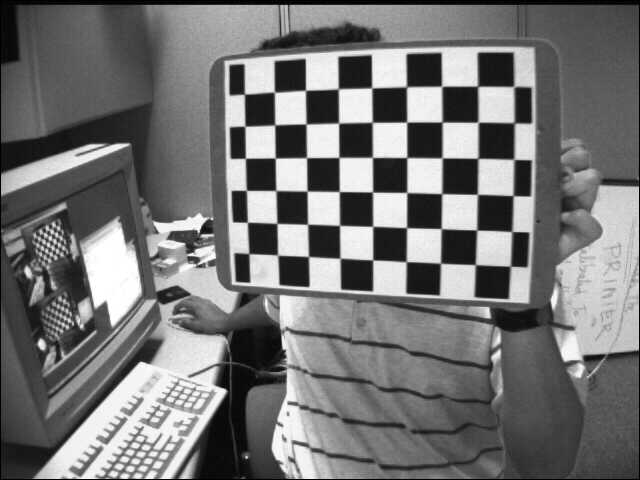
#> input picture 相机标定课程/第一章 标定基础知识 code & data/calib/data/left01.jpg, 640 x 480 px
$ python generate_agdc_stereo.py   (older library calls are emulated)
#> lines starting #> are read from the running program, lines starting #| are printed output that depends on the picture; after the words box and inside, x2 and y2 are one past the last pixel; in counts of white or black regions, pixels touching at a corner belong together
"""
AGDC Stereo Mesh Table Generator — Online Mode (Side-by-Side)
================================================================
模拟 AGDC 在线模式的双目图像输入：
  1. 将 left01.jpg + right01.jpg 横向拼接为一张 1280×480 图像
  2. 使用双目标定参数 (intrinsics.yml + extrinsics.yml) 计算立体矫正映射
  3. 生成合并图像的 AGDC Mesh Table (36-bit 格式)

在线模式数据流:
  合并输入 (1280×480, 左|右) ──AGDC──→ 合并矫正输出 (1280×480)
  Mesh Table: backward mapping, 输出坐标 → 输入坐标

输出目录: agdc_test_stereo/
"""

import numpy as np
import os
import json
from pathlib import Path

# ============================================================
# 0. 路径配置
# ============================================================
BASE_DIR = Path(r"d:\Clone\CameraCalibration")
STEREO_DIR = Path(r"d:\Clone\CameraCalibration\相机标定课程\第一章 标定基础知识 code & data\matlab_sample\stereo_example")
OUT_DIR = BASE_DIR / "agdc_test_stereo"
for d in ["source", "mesh/16x12", "mesh/32x24", "mesh/64x48",
          "input/nv12", "input/nv16", "input/yuyv",
          "golden/nv12", "golden/nv16", "golden/yuyv",
          "verify"]:
    (OUT_DIR / d).mkdir(parents=True, exist_ok=True)

LEFT_IMG  = STEREO_DIR / "left01.jpg"
RIGHT_IMG = STEREO_DIR / "right01.jpg"

print("=" * 72)
print("AGDC Stereo Mesh Table Generator — Online Mode")
print("=" * 72)
print(f"左图: {LEFT_IMG}")
print(f"右图: {RIGHT_IMG}")
print(f"输出: {OUT_DIR}")

# ============================================================
# 1. 读取图像 (OpenCV Unicode workaround)
# ============================================================
import cv2

def imread_unicode(path, flags=cv2.IMREAD_COLOR):
#> called with flags = 1
    with open(str(path), 'rb') as f:
        data = f.read()
    return cv2.imdecode(np.frombuffer(data, dtype=np.uint8), flags)
#> returned value is the input picture: shape (480, 640, 3); min 0, max 255, mean 116.6

def imwrite_unicode(path, img):
    ext = os.path.splitext(str(path))[1]
    _, buf = cv2.imencode(ext, img)
    with open(str(path), 'wb') as f:
        f.write(buf)

img_left  = imread_unicode(LEFT_IMG, cv2.IMREAD_COLOR)
img_right = imread_unicode(RIGHT_IMG, cv2.IMREAD_COLOR)
#> call 2 of imread_unicode, with flags = 1
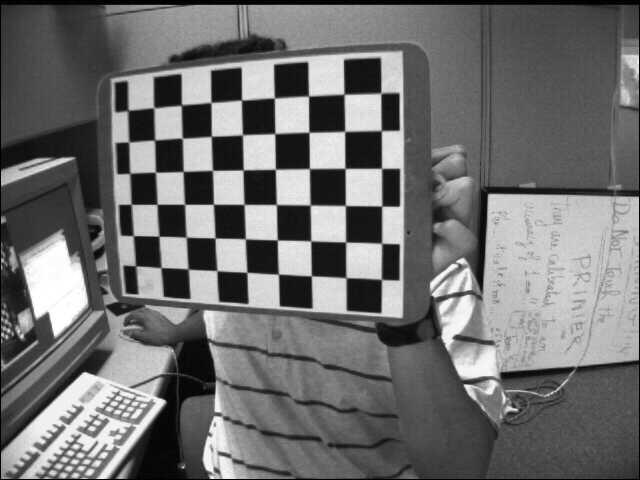
#> input picture 相机标定课程/第一章 标定基础知识 code & data/calib/data/right01.jpg, 640 x 480 px
#> in imread_unicode, returned value is the input picture: shape (480, 640, 3); min 0, max 255, mean 111.4

if img_left is None:
    raise FileNotFoundError(f"无法读取: {LEFT_IMG}")
if img_right is None:
    raise FileNotFoundError(f"无法读取: {RIGHT_IMG}")

H, W = img_left.shape[:2]
#> H = 480; W = 640
print(f"\n单幅图像: {W}×{H}")
#| 单幅图像: 640×480
print(f"合并图像: {W*2}×{H}")
#| 合并图像: 1280×480

# 横向拼接 → 模拟在线模式输入
img_combined = np.hstack([img_left, img_right])  # BGR, 1280×480
imwrite_unicode(OUT_DIR / "source/combined_input.jpg", img_combined)
print(f"合并输入已保存: {OUT_DIR / 'source/combined_input.jpg'}")

# ============================================================
# 2. 双目标定参数 (来自 intrinsics.yml / extrinsics.yml)
# ============================================================
# --- 左相机内参 ---
M1 = np.array([[533.98795247911039, 0.0,               328.38647452766730],
               [0.0,               528.71082096447628, 236.84272829022564],
               [0.0,               0.0,                1.0]], dtype=np.float64)

D1 = np.array([-0.25896599040441870, -0.12618381509733806, 0.0, 0.0, 0.0,
                0.0, 0.0, -0.39963323194512251, 0.0, 0.0, 0.0, 0.0, 0.0, 0.0],
              dtype=np.float64)

# --- 右相机内参 ---
M2 = np.array([[533.98795247911039, 0.0,               313.77033179722014],
               [0.0,               528.71082096447628, 241.87045532011228],
               [0.0,               0.0,                1.0]], dtype=np.float64)

D2 = np.array([-0.26296221163690792, -0.012154510248729584, 0.0, 0.0, 0.0,
                0.0, 0.0, -0.19510571749433719, 0.0, 0.0, 0.0, 0.0, 0.0, 0.0],
              dtype=np.float64)

# --- 立体矫正矩阵 ---
R1 = np.array([[ 0.99994753473813536, -0.0091729741846967878, 0.0045589818745291610],
               [ 0.0091468618061928252, 0.99994183001783732,  0.0057158988511711107],
               [-0.0046111484712389452, -0.0056738985878578511, 0.99997327173509543]],
             dtype=np.float64)

R2 = np.array([[ 0.99990130039166936, -0.014006993695407550, -0.0010925212425222470],
               [ 0.014000544506924695,  0.99988572509863427, -0.0057027622682348338],
               [ 0.0011722749499026163, 0.0056869035155518496, 0.99998314230783247]],
             dtype=np.float64)

# 矫正后投影矩阵 (新内参)
P1 = np.array([[439.64859374715638, 0.0,               319.32437133789062, 0.0],
               [0.0,               439.64859374715638, 239.45363616943359, 0.0],
               [0.0,               0.0,                1.0,                0.0]], dtype=np.float64)

P2 = np.array([[439.64859374715638, 0.0,               319.32437133789062, -1469.7622415046644],
               [0.0,               439.64859374715638, 239.45363616943359, 0.0],
               [0.0,               0.0,                1.0,                0.0]], dtype=np.float64)

# --- 外参 ---
R_stereo = np.array([[ 0.99997149582007883,  0.0048210099105817578, 0.0058108012180958738],
                     [-0.0048866654218067693, 0.99992378064158749,  0.011338139551511776],
                     [-0.0057556970394097434, -0.011366211808527505, 0.99991883729666486]],
                   dtype=np.float64)

T_stereo = np.array([-3.3427086938262143, 0.046825921300101291, 0.0036523407401693221],
                    dtype=np.float64)

Q = np.array([[1.0, 0.0, 0.0, -319.32437133789062],
              [0.0, 1.0, 0.0, -239.45363616943359],
              [0.0, 0.0, 0.0,  439.64859374715638],
              [0.0, 0.0, 0.29912905729369360, 0.0]], dtype=np.float64)

print(f"\n左相机内参 M1:\n{M1}")
print(f"左相机畸变 D1 (前5个): {D1[:5]}")
print(f"右相机内参 M2:\n{M2}")
print(f"右相机畸变 D2 (前5个): {D2[:5]}")
print(f"基线长度: |T| = {np.linalg.norm(T_stereo):.4f} 单位")
print(f"矫正焦距: fx={P1[0,0]:.2f}, fy={P1[1,1]:.2f}")
print(f"矫正主点: cx={P1[0,2]:.2f}, cy={P1[1,2]:.2f}")

# ============================================================
# 3. 计算立体矫正映射 (Backward: 矫正输出 → 畸变输入)
# ============================================================
print("\n" + "=" * 72)
print("计算立体矫正 Backward Mapping")
print("=" * 72)

# 对每路相机独立计算 initUndistortRectifyMap
# 左眼: 矫正图坐标 → 左畸变图坐标
map_L_x, map_L_y = cv2.initUndistortRectifyMap(
    M1, D1, R1, P1[:, :3], (W, H), cv2.CV_32FC1)

# 右眼: 矫正图坐标 → 右畸变图坐标
map_R_x, map_R_y = cv2.initUndistortRectifyMap(
    M2, D2, R2, P2[:, :3], (W, H), cv2.CV_32FC1)

print(f"左路 map_x 范围: [{map_L_x.min():.2f}, {map_L_x.max():.2f}]")
#| 左路 map_x 范围: [-32.25, 674.30]
print(f"左路 map_y 范围: [{map_L_y.min():.2f}, {map_L_y.max():.2f}]")
#| 左路 map_y 范围: [-31.66, 499.38]
print(f"右路 map_x 范围: [{map_R_x.min():.2f}, {map_R_x.max():.2f}]")
#| 右路 map_x 范围: [-28.19, 657.58]
print(f"右路 map_y 范围: [{map_R_y.min():.2f}, {map_R_y.max():.2f}]")
#| 右路 map_y 范围: [-21.75, 511.75]

# ============================================================
# 4. 构建合并图像的 Backward Mapping
# ============================================================
# 合并输出图像 (1280×480):
#   左半 [0..639]   → 来源于左路矫正映射
#   右半 [640..1279] → 来源于右路矫正映射, x偏移 +W
print("\n构建合并图像 backward mapping (1280×480)...")

W_combined = W * 2  # 1280
#> W_combined = 1280

# 合并映射: 输出坐标 → 合并输入图像中的坐标
# 右路需要加上左图像的宽度偏移
map_combined_x = np.zeros((H, W_combined), dtype=np.float32)
map_combined_y = np.zeros((H, W_combined), dtype=np.float32)

# 左半
map_combined_x[:, :W] = map_L_x
map_combined_y[:, :W] = map_L_y

# 右半 (偏移到合并图像的右半部分)
map_combined_x[:, W:] = map_R_x + W  # 右图在合并图像中的起始位置
map_combined_y[:, W:] = map_R_y

print(f"合并 map_x 范围: [{map_combined_x.min():.2f}, {map_combined_x.max():.2f}]")
#| 合并 map_x 范围: [-32.25, 1297.58]
print(f"合并 map_y 范围: [{map_combined_y.min():.2f}, {map_combined_y.max():.2f}]")
#| 合并 map_y 范围: [-31.66, 511.75]

# ============================================================
# 5. 生成矫正黄金参考 (Bilinear interpolation)
# ============================================================
print("\n" + "=" * 72)
print("生成立体矫正黄金参考图像")
print("=" * 72)

map_x_clip = np.clip(map_combined_x, 0, W_combined - 1)
map_y_clip = np.clip(map_combined_y, 0, H - 1)

# 双线性插值
u0 = np.floor(map_x_clip).astype(np.int32)
v0 = np.floor(map_y_clip).astype(np.int32)
u1 = np.minimum(u0 + 1, W_combined - 1)
v1 = np.minimum(v0 + 1, H - 1)
wu = (map_x_clip - u0.astype(np.float32)).reshape(H, W_combined, 1)
wv = (map_y_clip - v0.astype(np.float32)).reshape(H, W_combined, 1)

img_rect_combined = ((1 - wv) * (1 - wu) * img_combined[v0, u0].astype(np.float32) +
                      (1 - wv) * wu       * img_combined[v0, u1].astype(np.float32) +
                      wv       * (1 - wu) * img_combined[v1, u0].astype(np.float32) +
                      wv       * wu       * img_combined[v1, u1].astype(np.float32))
img_rect_combined = np.clip(np.round(img_rect_combined), 0, 255).astype(np.uint8)

imwrite_unicode(OUT_DIR / "verify/golden_rectified_stereo.tif", img_rect_combined)
print(f"黄金参考: {OUT_DIR / 'verify/golden_rectified_stereo.tif'}")

# 同时保存左右分离的矫正图
img_rect_L = img_rect_combined[:, :W]
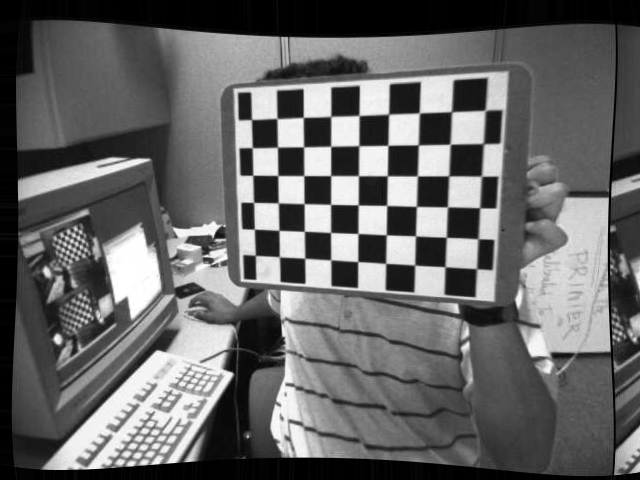
#> img_rect_L: shape (480, 640, 3); min 0, max 255, mean 101.9
img_rect_R = img_rect_combined[:, W:]
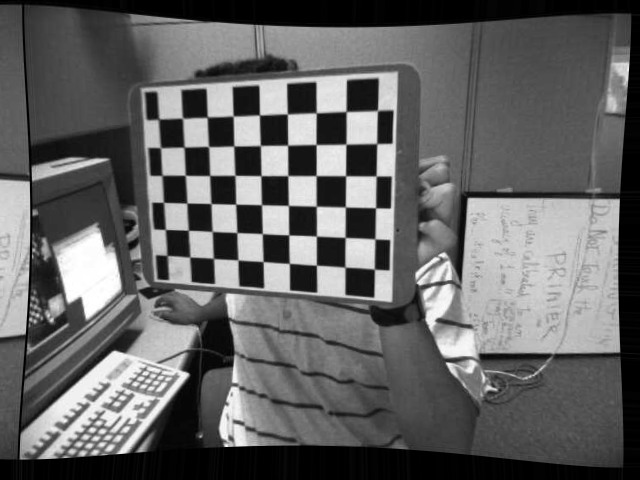
#> img_rect_R: shape (480, 640, 3); min 0, max 255, mean 99.5
imwrite_unicode(OUT_DIR / "verify/left_rectified.tif", img_rect_L)
imwrite_unicode(OUT_DIR / "verify/right_rectified.tif", img_rect_R)
print(f"左路矫正: {OUT_DIR / 'verify/left_rectified.tif'}")
print(f"右路矫正: {OUT_DIR / 'verify/right_rectified.tif'}")

# 绘制水平参考线验证极线对齐
check_img = img_rect_combined.copy()
for y in range(0, H, 48):
    cv2.line(check_img, (0, y), (W_combined - 1, y), (0, 255, 0), 1)
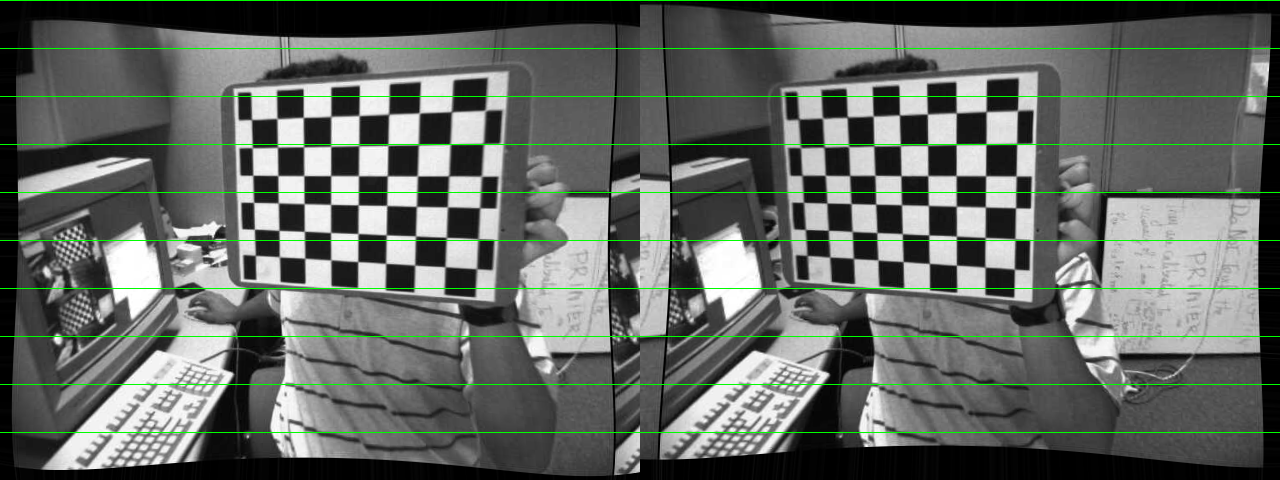
#> check_img: shape (480, 1280, 3); mean B, G, R 98.6, 103.9, 98.6
imwrite_unicode(OUT_DIR / "verify/epipolar_check.tif", check_img)
print(f"极线检查: {OUT_DIR / 'verify/epipolar_check.tif'}")

# ============================================================
# 6. RGB → YUV 转换
# ============================================================
print("\n" + "=" * 72)
print("YUV 格式转换")
print("=" * 72)

def rgb_to_yuv_bt601(img_bgr):
    img = img_bgr.astype(np.float64)
    B, G, R = img[:, :, 0], img[:, :, 1], img[:, :, 2]
    Y  = 0.299 * R + 0.587 * G + 0.114 * B
    U  = -0.169 * R - 0.331 * G + 0.500 * B + 128.0
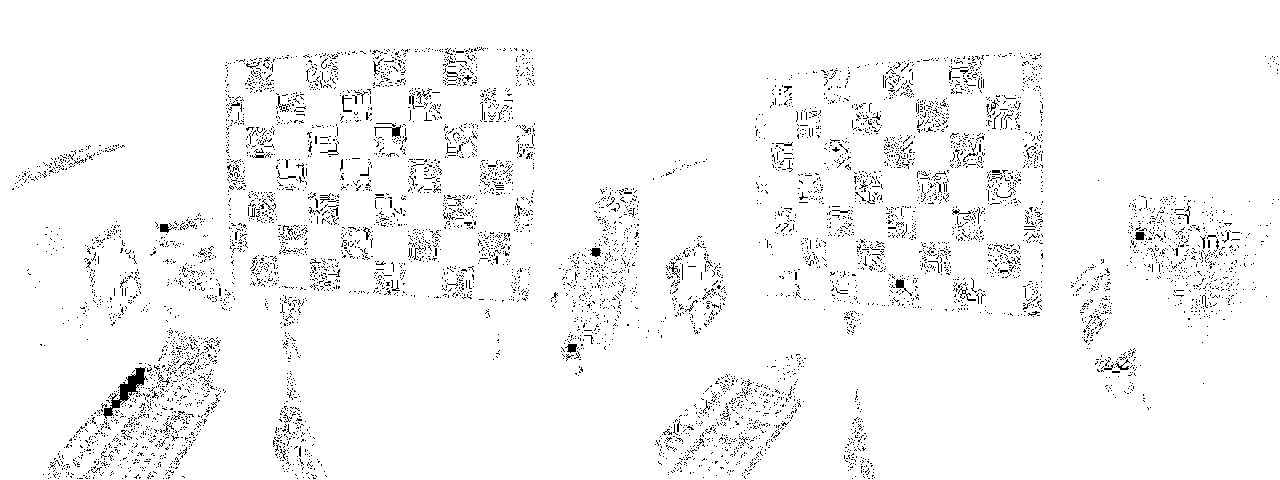
#> U: shape (480, 1280) float64; values 128 (black) and 128 (white), 96.5% white; black in thin lines or dots, all inside (x1, y1, x2, y2) = (12, 47, 1279, 479)
    V  = 0.500 * R - 0.419 * G - 0.081 * B + 128.0
#> V: shape (480, 1280) float64; every value is 128
    return (np.clip(Y, 0, 255).astype(np.uint8),
            np.clip(U, 0, 255).astype(np.uint8),
            np.clip(V, 0, 255).astype(np.uint8))

def pack_nv12(Y, U, V):
    H, W = Y.shape
    U_sub = ((U[0:H:2, 0:W:2].astype(np.uint16) + U[0:H:2, 1:W:2].astype(np.uint16) +
              U[1:H:2, 0:W:2].astype(np.uint16) + U[1:H:2, 1:W:2].astype(np.uint16) + 2) // 4).astype(np.uint8)
    V_sub = ((V[0:H:2, 0:W:2].astype(np.uint16) + V[0:H:2, 1:W:2].astype(np.uint16) +
              V[1:H:2, 0:W:2].astype(np.uint16) + V[1:H:2, 1:W:2].astype(np.uint16) + 2) // 4).astype(np.uint8)
    uv = np.empty((H // 2, W // 2 * 2), dtype=np.uint8)
    uv[:, 0::2], uv[:, 1::2] = U_sub, V_sub
    return Y, uv

def pack_nv16(Y, U, V):
    H, W = Y.shape
    U_sub = ((U[:, 0:W:2].astype(np.uint16) + U[:, 1:W:2].astype(np.uint16) + 1) // 2).astype(np.uint8)
    V_sub = ((V[:, 0:W:2].astype(np.uint16) + V[:, 1:W:2].astype(np.uint16) + 1) // 2).astype(np.uint8)
    uv = np.empty((H, W // 2 * 2), dtype=np.uint8)
    uv[:, 0::2], uv[:, 1::2] = U_sub, V_sub
    return Y, uv

def pack_yuyv(Y, U, V):
    H, W = Y.shape
    U_sub = ((U[:, 0:W:2].astype(np.uint16) + U[:, 1:W:2].astype(np.uint16) + 1) // 2).astype(np.uint8)
    V_sub = ((V[:, 0:W:2].astype(np.uint16) + V[:, 1:W:2].astype(np.uint16) + 1) // 2).astype(np.uint8)
    yuyv = np.empty((H, W * 2), dtype=np.uint8)
    for col in range(W // 2):
        yuyv[:, col*4+0] = Y[:, col*2]
        yuyv[:, col*4+1] = U_sub[:, col]
        yuyv[:, col*4+2] = Y[:, col*2+1]
        yuyv[:, col*4+3] = V_sub[:, col]
    return yuyv

# --- 合并输入 (畸变) → YUV ---
Y_in, U_in, V_in = rgb_to_yuv_bt601(img_combined)
#> V_in: shape (480, 1280); every value is 128

for fmt_name, pack_fn, ydir, uvdir in [
    ("nv12", pack_nv12, "input/nv12", "input/nv12"),
    ("nv16", pack_nv16, "input/nv16", "input/nv16"),
    ("yuyv", None,      "input/yuyv", "input/yuyv"),
]:
    if fmt_name == "yuyv":
        data = pack_yuyv(Y_in, U_in, V_in)
        data.tofile(str(OUT_DIR / uvdir / "distorted_yuyv.bin"))
        print(f"  {fmt_name}: {OUT_DIR / uvdir / 'distorted_yuyv.bin'} ({data.size} bytes)")
    else:
        Yp, UVp = pack_fn(Y_in, U_in, V_in)
        Yp.tofile(str(OUT_DIR / ydir / f"distorted_{fmt_name}_y.bin"))
        UVp.tofile(str(OUT_DIR / uvdir / f"distorted_{fmt_name}_uv.bin"))
        print(f"  {fmt_name}: Y={OUT_DIR / ydir / f'distorted_{fmt_name}_y.bin'} ({Yp.size}B)")
        print(f"           UV={OUT_DIR / uvdir / f'distorted_{fmt_name}_uv.bin'} ({UVp.size}B)")
#> UVp: shape (480, 1280); values 127 (black) and 128 (white), 99.5% white; black in thin lines or dots, all inside (x1, y1, x2, y2) = (12, 49, 1267, 479)
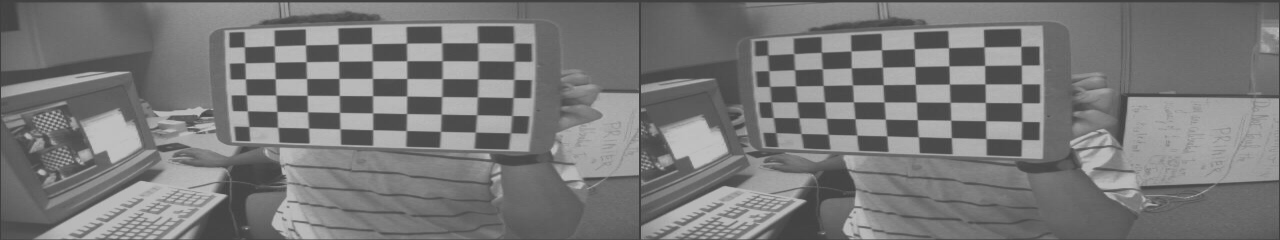
#> data: shape (480, 2560) (shown at 1/2 size); min 0, max 255, mean 120.9

# --- 矫正输出 (黄金参考) → YUV ---
Y_out, U_out, V_out = rgb_to_yuv_bt601(img_rect_combined)
#> in rgb_to_yuv_bt601 (call 2), `U  = -0.169 * R - 0.331 * G + 0.500 * B + 128.0`: U: shape (480, 1280) float64; values 128 (black) and 128 (white), 97.2% white; black in thin lines or dots, all inside (x1, y1, x2, y2) = (33, 64, 1269, 470)

for fmt_name, pack_fn, ydir, uvdir in [
    ("nv12", pack_nv12, "golden/nv12", "golden/nv12"),
    ("nv16", pack_nv16, "golden/nv16", "golden/nv16"),
    ("yuyv", None,      "golden/yuyv", "golden/yuyv"),
]:
    if fmt_name == "yuyv":
        data = pack_yuyv(Y_out, U_out, V_out)
        data.tofile(str(OUT_DIR / uvdir / "golden_yuyv.bin"))
    else:
        Yp, UVp = pack_fn(Y_out, U_out, V_out)
        Yp.tofile(str(OUT_DIR / ydir / f"golden_{fmt_name}_y.bin"))
        UVp.tofile(str(OUT_DIR / uvdir / f"golden_{fmt_name}_uv.bin"))
#> UVp: shape (480, 1280); values 127 (black) and 128 (white), 99.6% white; black in thin lines or dots, all inside (x1, y1, x2, y2) = (34, 74, 1251, 469)
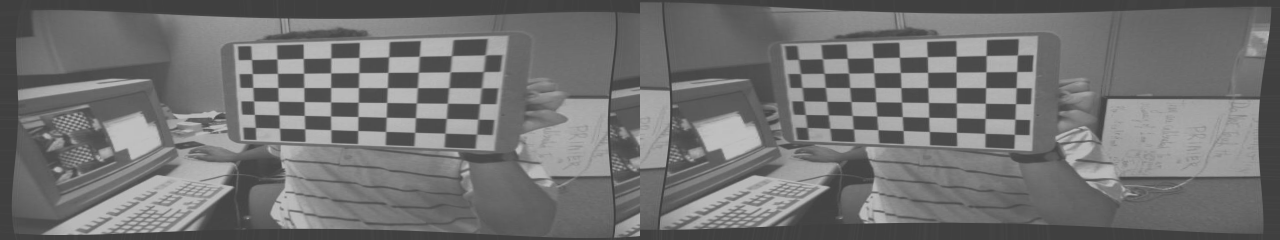
#> data: shape (480, 2560) (shown at 1/2 size); min 0, max 255, mean 114.2

# 独立平面
Y_out.tofile(str(OUT_DIR / "golden/golden_y_plane.bin"))
U_out.tofile(str(OUT_DIR / "golden/golden_u_plane.bin"))
V_out.tofile(str(OUT_DIR / "golden/golden_v_plane.bin"))
print("  独立 Y/U/V 平面已保存")

# ============================================================
# 7. 生成 AGDC Mesh Table (36-bit 格式)
# ============================================================
print("\n" + "=" * 72)
print("AGDC Stereo Mesh Table 生成")
print("=" * 72)

FRAC_BITS = 5
FRAC_SCALE = 1 << FRAC_BITS  # 32
U12_5_MAX  = (1 << 17) - 1   # 131071
U12_5_MIN  = -(1 << 17)      # -131072

def float_to_u12_5(val):
    fixed = np.round(val * FRAC_SCALE).astype(np.int64)
    return np.clip(fixed, U12_5_MIN, U12_5_MAX).astype(np.int32)

def u12_5_to_float(fixed):
    return fixed.astype(np.float64) / FRAC_SCALE

def pack_mesh_entry(u_fixed, v_fixed):
    u18 = np.uint64(u_fixed) & np.uint64(0x3FFFF)
    v18 = np.uint64(v_fixed) & np.uint64(0x3FFFF)
#> (the run stopped early here; a loop or call above may not have finished)
